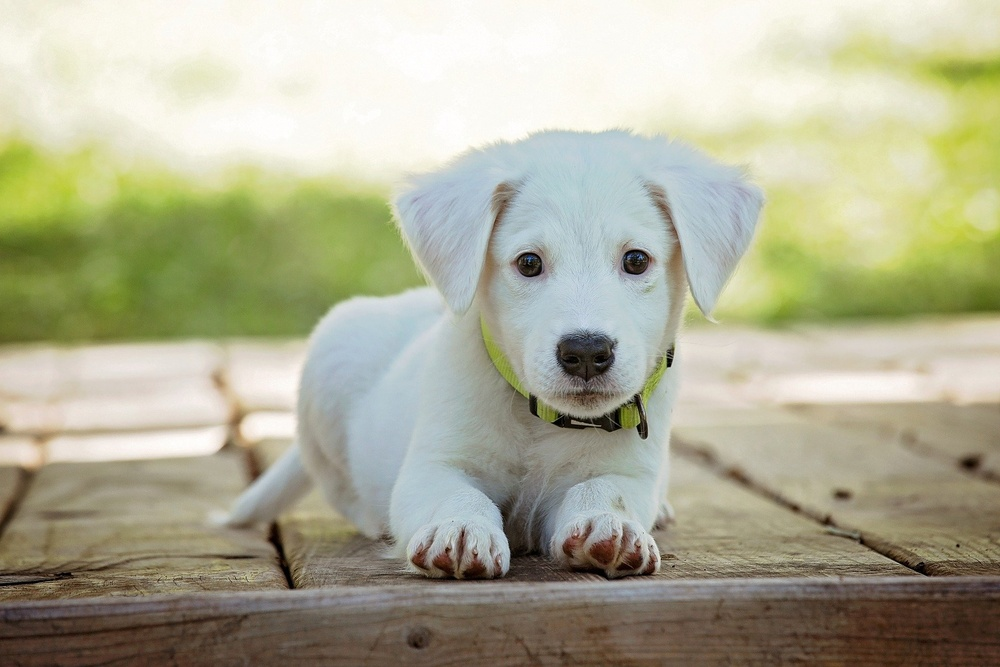
#> input picture perro.jpg, 1000 x 667 px, shrunk from 1920 x 1280 before the run
$ python Deteccion_de_objeto.py
#> lines starting #> are read from the running program, lines starting #| are printed output that depends on the picture
# -*- coding: utf-8 -*-
"""
Created on Tue Jul 28 16:23:38 2020

@author: darub
"""

import matplotlib.pyplot as plt
import cv2

# imagen completa
imagen = cv2.imread('perro.jpg')
#> imagen is the input picture: shape (667, 1000, 3); mean B, G, R 149.2, 174, 174.7
imagen = cv2.cvtColor(imagen, cv2.COLOR_BGR2RGB)
plt.imshow(imagen)
# imagen cara
cara = cv2.imread('cara.jpg')
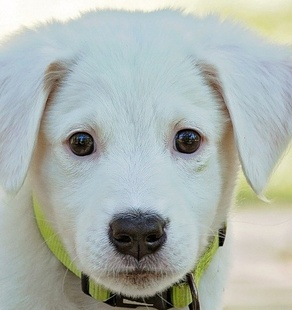
#> input picture cara.jpg, 292 x 310 px, shrunk from 561 x 595 before the run
#> cara is the input picture: shape (310, 292, 3); mean B, G, R 175.3, 180.7, 172.7
cara = cv2.cvtColor(cara, cv2.COLOR_BGR2RGB)
plt.imshow(cara)

# Emparejamiento de imagenes
metodo = cv2.TM_CCOEFF
resultado = cv2.matchTemplate(imagen,cara,metodo)
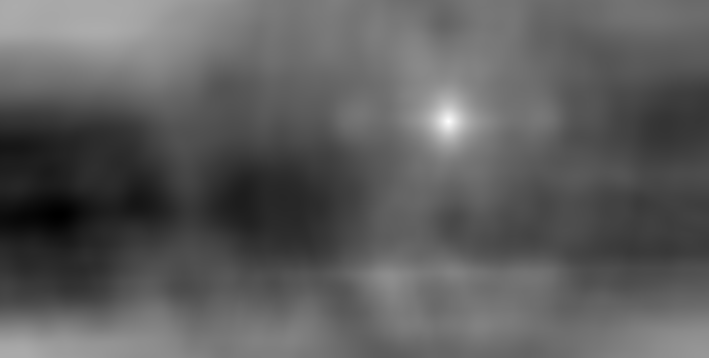
#> resultado: shape (358, 709) float32; min -178387712, max 566707904, mean 95775456; drawn with min black and max white
# mapa de calor donde existe una coincidencia
plt.imshow(resultado)
# posisiones de la coincidencia
valor_min, valor_max, pos_min, pos_max= cv2.minMaxLoc(resultado)
#> valor_min = -178387712; valor_max = 566707904; pos_min = (58, 215); pos_max = (448, 121)

# dimensiones de la cara
alto,ancho,colores = cara.shape
#> alto = 310; ancho = 292; colores = 3

# dibujar el rectangulo en la imagen inicial
cv2.rectangle(imagen, pos_max,(pos_max[0]+ancho,pos_max[1]+alto),
              (255,0,0), 8)
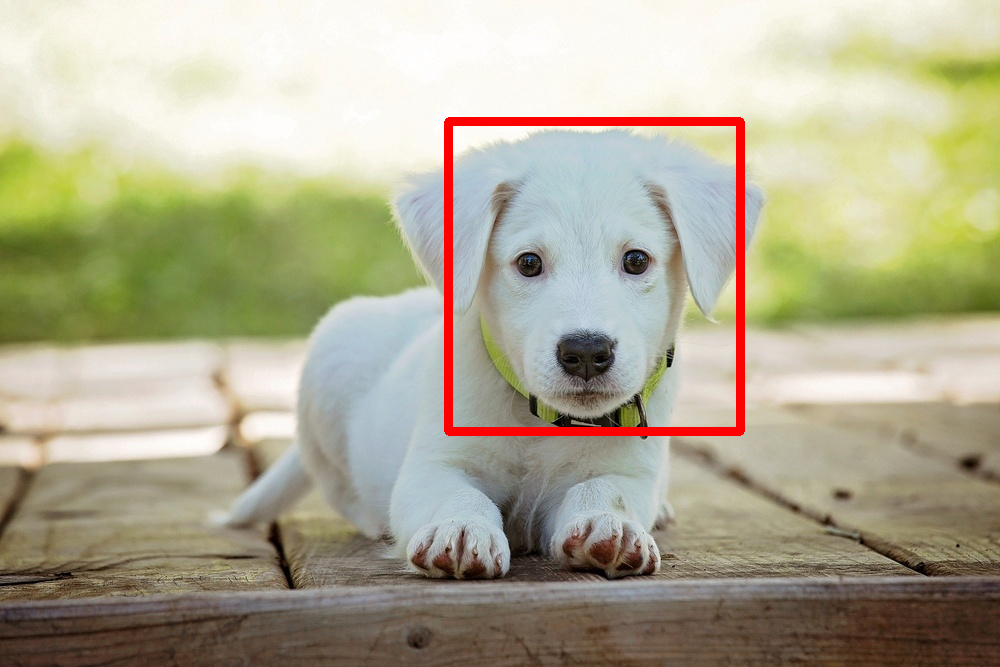
#> imagen: shape (667, 1000, 3); mean R, G, B 175.7, 170.8, 146.2
plt.imshow(imagen)
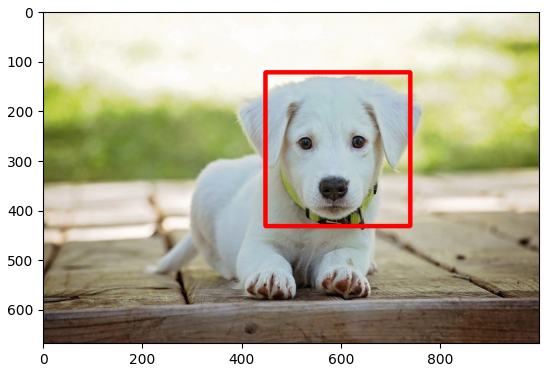
#> figure drawn by matplotlib, 1 panel
